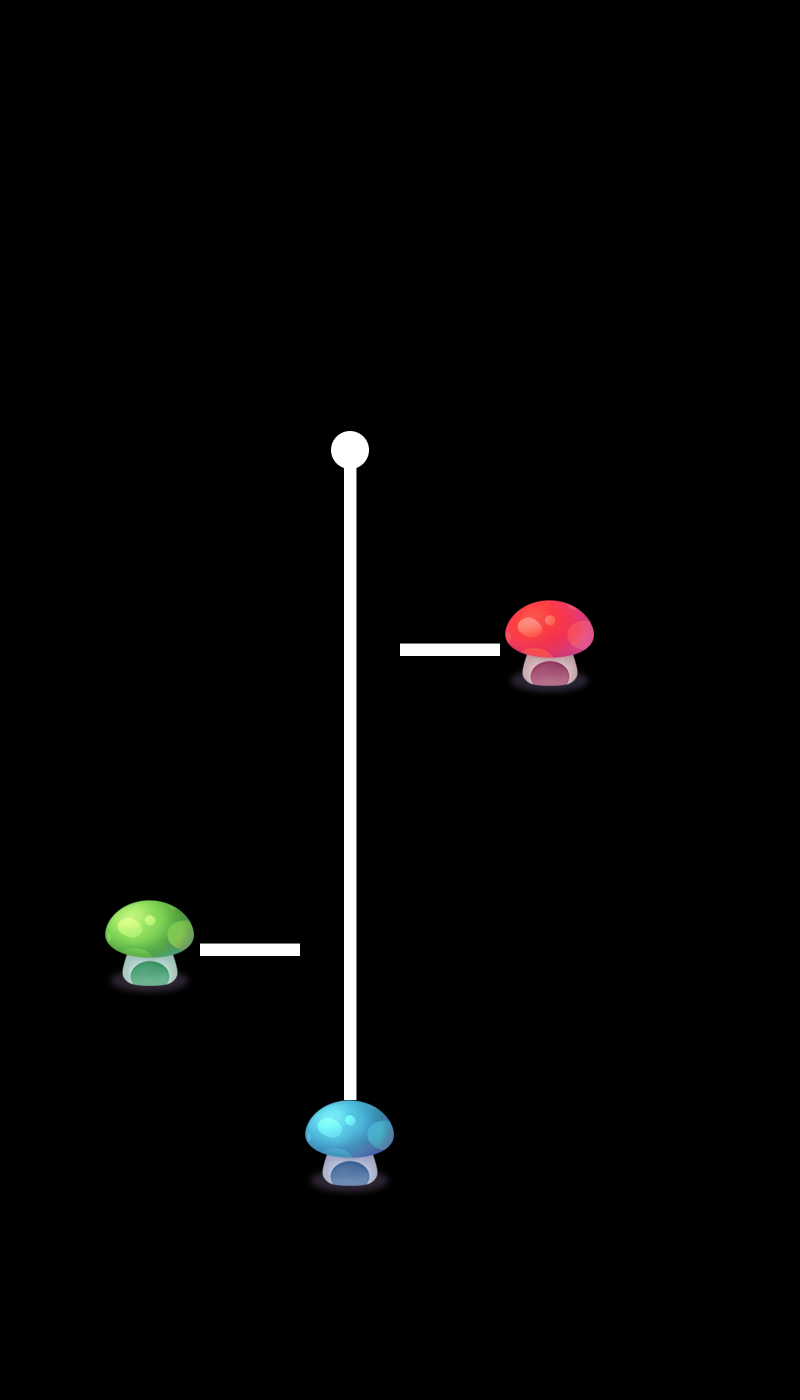

This is a level from a 2D game, rendered from its Tiled map with the project's own tilesets. A one-line summary and the map file follow, with tile-layer data summarised:
An orthogonal 8x14 tile map with 100x100 px tiles, 1 tile layer (layer0) and 2 objects.

<map version="1.0" orientation="orthogonal" renderorder="right-down" width="8" height="14" tilewidth="100" tileheight="100" nextobjectid="5">
 <tileset firstgid="1" name="tiled" tilewidth="100" tileheight="100">
  <image source="tiled.png" width="500" height="400" />
 </tileset>
 <layer name="layer0" width="8" height="14">
  <data>[112 cells, 12 non-empty, 6 distinct tile ids]</data>
 </layer>
 <objectgroup name="object1">
  <object id="3" x="321.212" y="621.212" width="51.5152" height="60.6061">
   <properties>
    <property name="id" value="0" />
   </properties>
  </object>
  <object id="4" x="321.212" y="921.212" width="63.6364" height="54.5455">
   <properties>
    <property name="id" value="1" />
   </properties>
  </object>
 </objectgroup>
</map>
